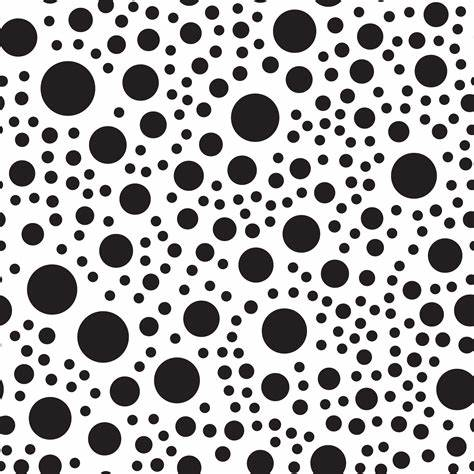
#> input picture dots.jpg, 474 x 474 px, found by its file name
$ python 'advanced example.py'
#> lines starting #> are read from the running program, lines starting #| are printed output that depends on the picture; after the words box and inside, x2 and y2 are one past the last pixel; in counts of white or black regions, pixels touching at a corner belong together
import cv2

import cv2
import numpy as np

img = cv2.imread("D:/SEPIDEH/dots.jpg",cv2.IMREAD_GRAYSCALE)
#> img: shape (474, 474); min 0, max 255, mean 176.5
width = 400
height = 300
img1 = cv2.resize(img, (width, height))
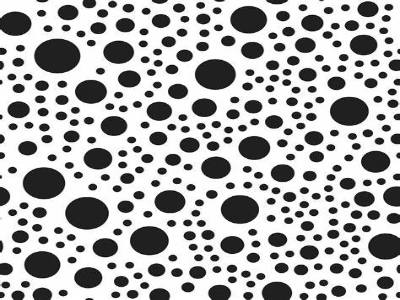
#> img1: shape (300, 400); min 0, max 255, mean 176.4

# Apply adaptive thresholding to obtain a binary image
# In digital image processing, a binary image is commonly represented using a 2D matrix
# or array of pixels, where each pixel has a value of either 0 or 1. The value 0 typically represents the background,
# while the value 1 represents the foreground or the object of interest.
binary_image = cv2.adaptiveThreshold(img1, 255, cv2.THRESH_BINARY,cv2.ADAPTIVE_THRESH_MEAN_C, 11, 2)
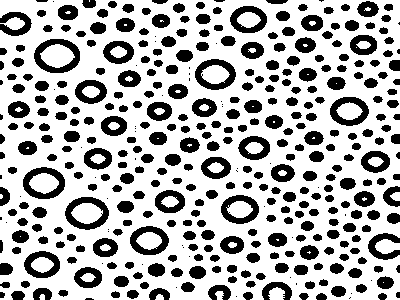
#> binary_image: shape (300, 400); 69.8% white; 390 black regions (52 under 20 px), largest, box (x1, y1, x2, y2) and area: (34, 39, 80, 73) 685, (65, 197, 109, 230) 644, (23, 167, 65, 199) 624

# Define the structuring element for morphological operations
structuring_element = cv2.getStructuringElement(cv2.MORPH_ELLIPSE, (9, 9))
# Morphological operations (like getStructuringElement)primarily focus on the spatial arrangement of pixels
# Apply closing operation for noise removal and object connectivity
closed_image = cv2.morphologyEx(binary_image, cv2.MORPH_CLOSE, structuring_element)
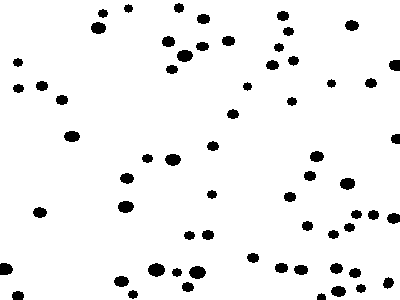
#> closed_image: shape (300, 400); 94.8% white; 64 black regions, largest, box (x1, y1, x2, y2) and area: (148, 263, 165, 277) 178, (189, 266, 206, 279) 169, (177, 50, 193, 62) 152

# Apply distance transform
dist_transform = cv2.distanceTransform(closed_image, cv2.DIST_L2, 3)
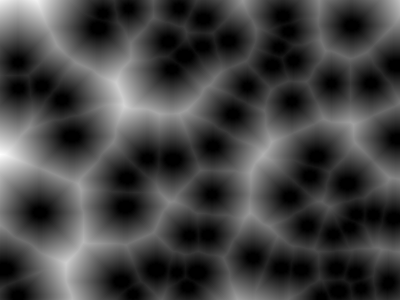
#> dist_transform: shape (300, 400) float32; min 0, max 65.97, mean 17.3; drawn with min black and max white

# Threshold the distance transform to obtain markers
_, markers = cv2.threshold(dist_transform, 0.3 * dist_transform.max(), 255, cv2.THRESH_BINARY)
#> markers: shape (300, 400) float32; 38.1% white; 14 white regions (7 under 20 px), largest, box (x1, y1, x2, y2) and area: (0, 0, 248, 300) 29859, (209, 91, 400, 300) 11340, (303, 0, 400, 69) 2939
markers= markers.astype(np.uint8)
img1 = cv2.cvtColor(img1, cv2.COLOR_GRAY2BGR)
#> img1: shape (300, 400, 3)
# Apply watershed algorithm for object segmentation
markers = cv2.connectedComponents(markers)[1]
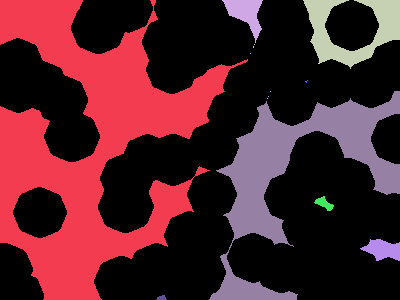
#> markers: shape (300, 400) int32; 15 distinct labels, from 0 to 14; one colour per label, 0 black
markers = cv2.watershed(img1, markers)
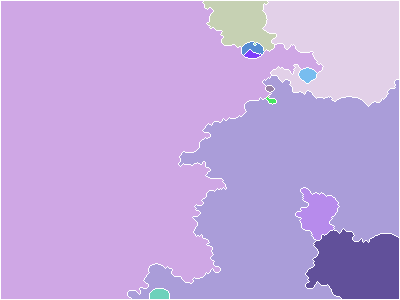
#> markers: shape (300, 400) int32; 15 distinct labels, from -1 to 14; one colour per label, 0 black, -1 white
marked_image = cv2.cvtColor(markers.astype(np.uint8),cv2.COLOR_RGB2BGR)
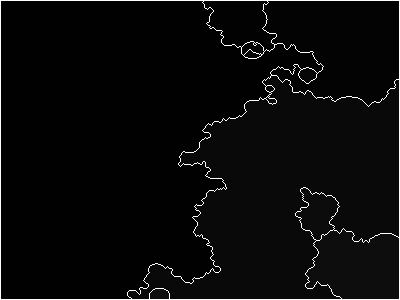
#> marked_image: shape (300, 400, 3); min 1, max 255, mean 10.1

# Display the original image, binary image, and segmented objects
cv2.imshow('Original Image', img1)
cv2.imshow('Binary Image', binary_image)
cv2.imshow('Segmented Objects', marked_image)
cv2.waitKey(0)
cv2.destroyAllWindows()

$ run again, with Boom.jpg copied over dots.jpg
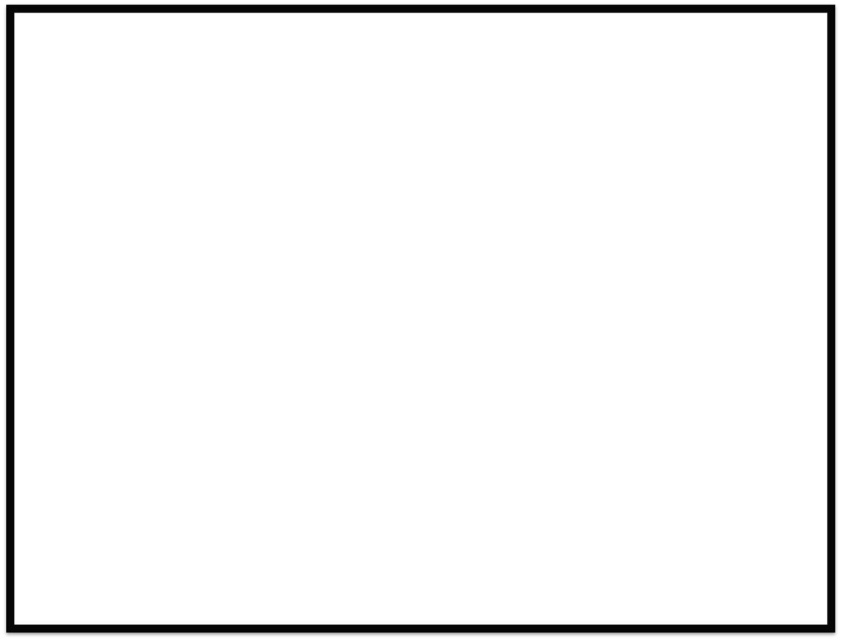
#> input picture Boom.jpg, 841 x 640 px, found by its file name
#> img is the input picture: shape (640, 841); min 0, max 255, mean 243.7
#> `binary_image = cv2.adaptiveThreshold(img1, 255, cv2.THRESH_BINARY,cv2...`:
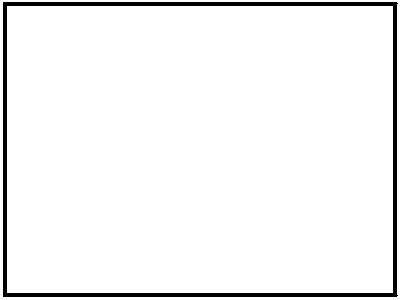
#> binary_image: shape (300, 400); 95.5% white; 1 black region, box (x1, y1, x2, y2) and area: (3, 2, 398, 297) 5450
#> closed_image: shape (300, 400); every value is 255
#> dist_transform: shape (300, 400) float32; every value is 3.4e+38
#> `markers = cv2.watershed(img1, markers)`:
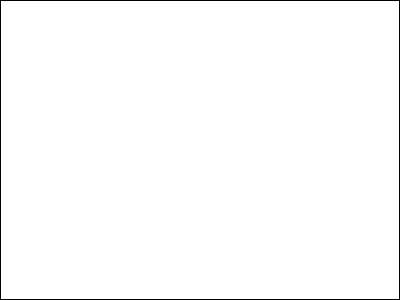
#> markers: shape (300, 400) int32; values -1 (black) and 1 (white), 98.8% white; black in thin lines or dots
#> marked_image: shape (300, 400, 3); values 1 (black) and 255 (white), 1.2% white in thin lines or dots
